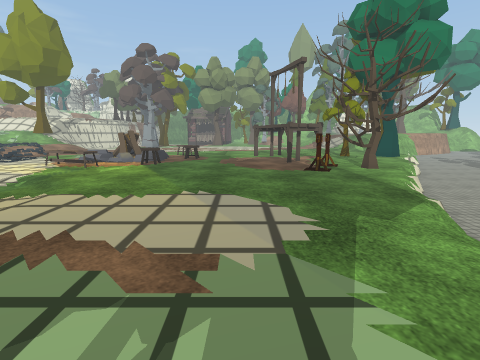
[1] (above)

24 first-person views from a walk through a Unity game level. The camera is 1.4 m above the floor, tilts 10° down and sees 85° across. The floor is counted in squares, 1 m on a side. Each view is taken from the middle of a square. On the plan, view 1 faces up. The plan holds only what a view shows up to about 13 squares ahead; the rest is blank. The place goes on beyond the plan. Some animated figures are left out. Some surface patterns are stand-ins.

[2]
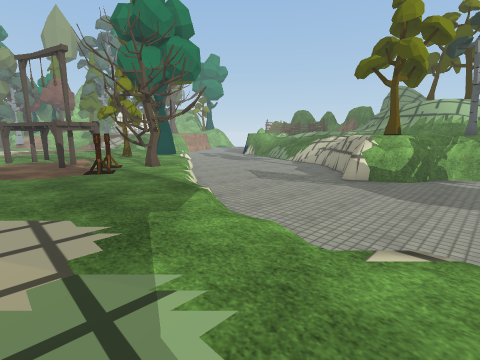

[3]
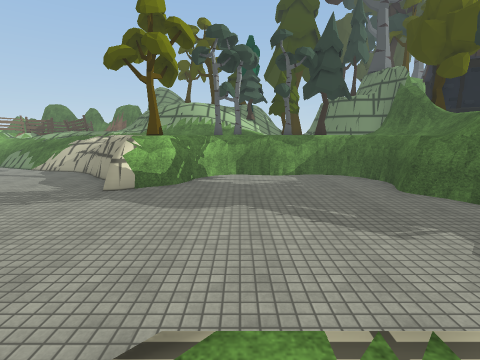

[4]
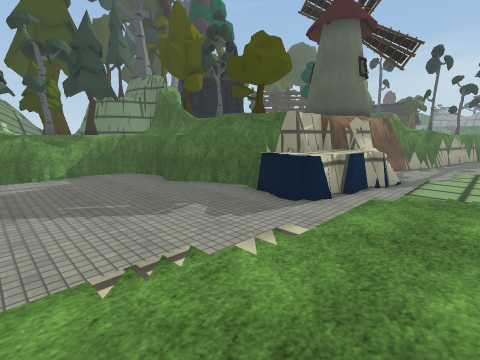

[5]
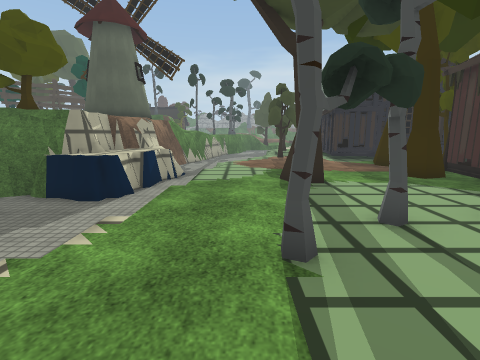

[6]
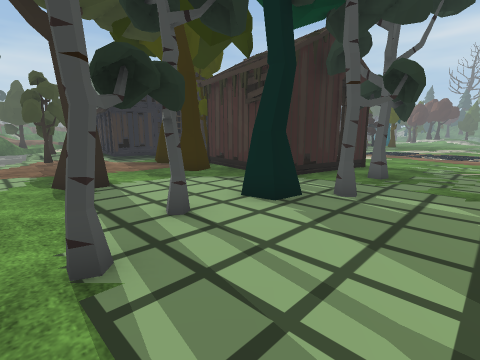

[7]
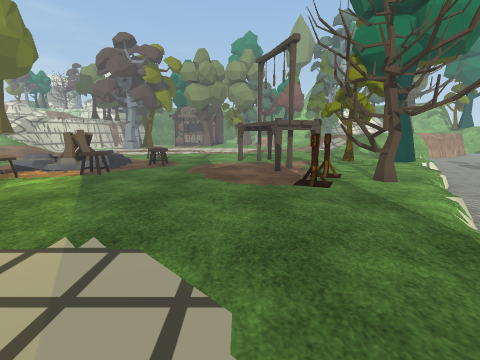

[8]
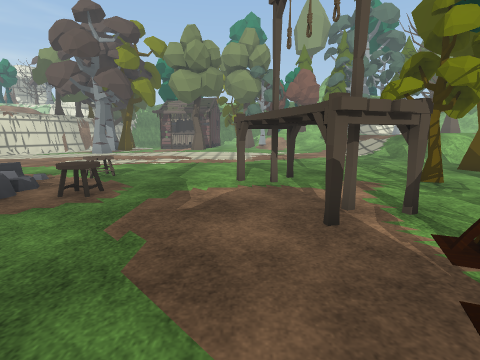

[9]
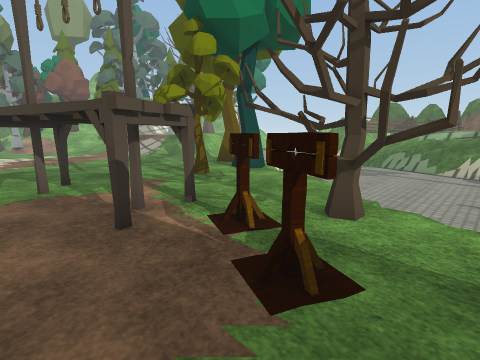

[10]
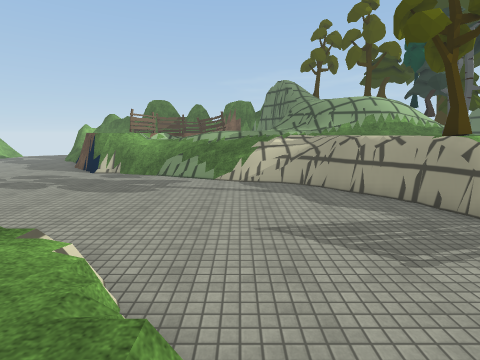

[11]
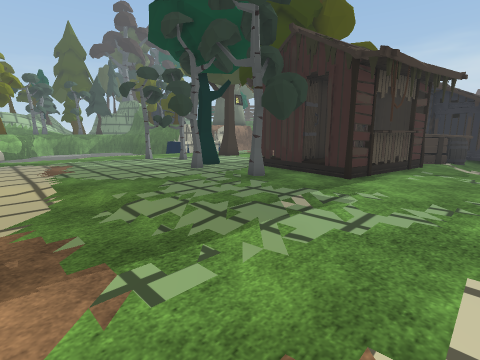

[12]
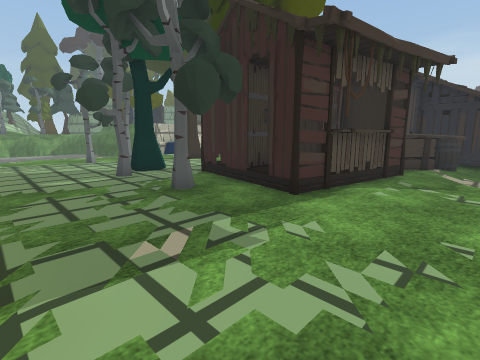

[13]
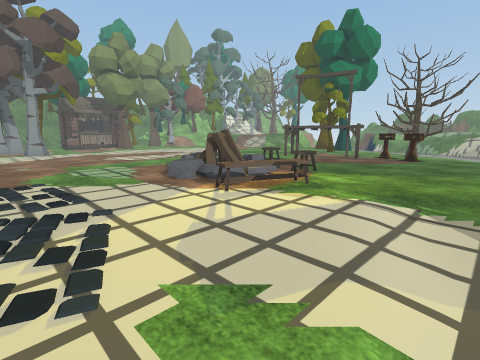

[14]
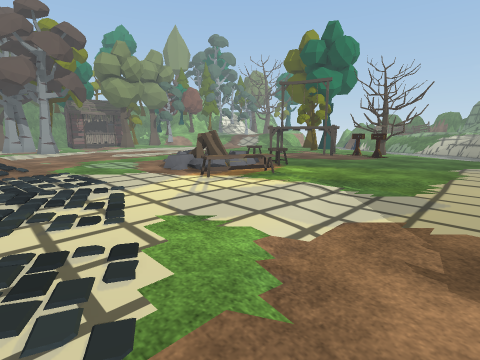

[15]
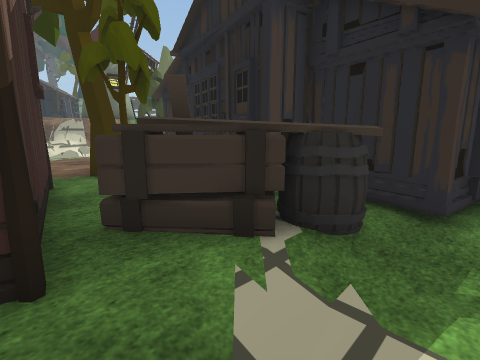

[16]
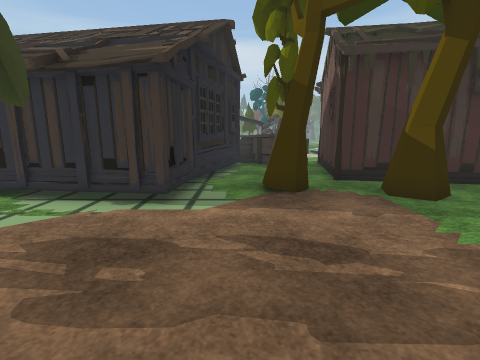

[17]
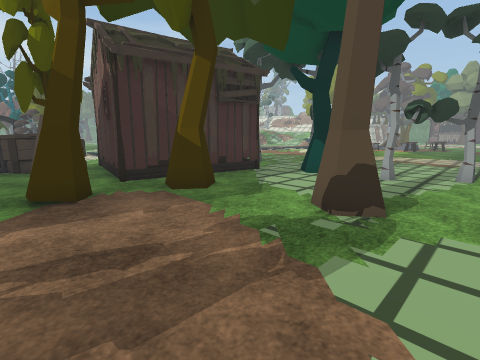

[18]
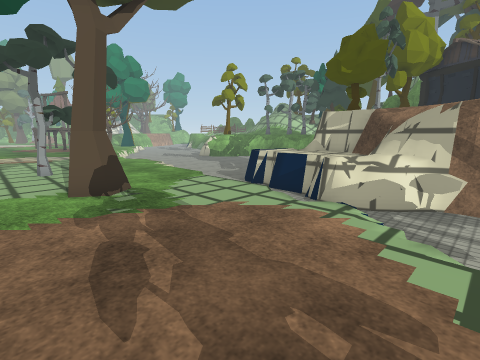

[19]
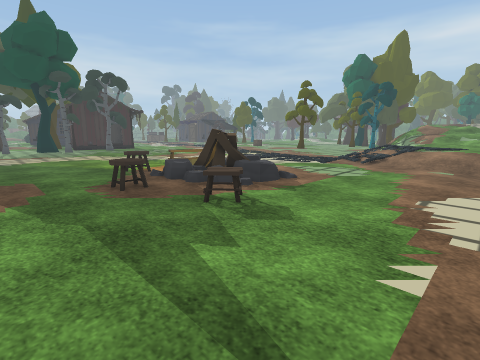

[20]
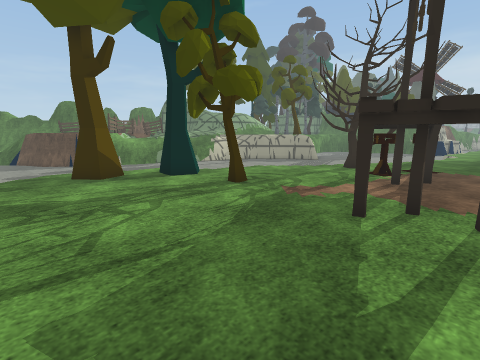

[21]
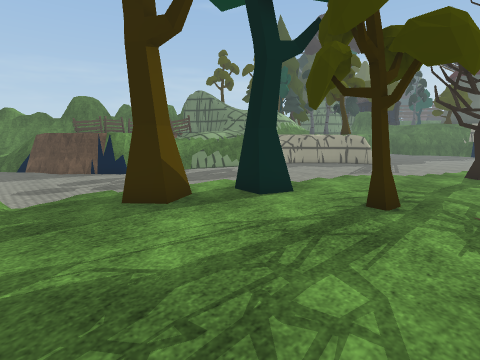

[22]
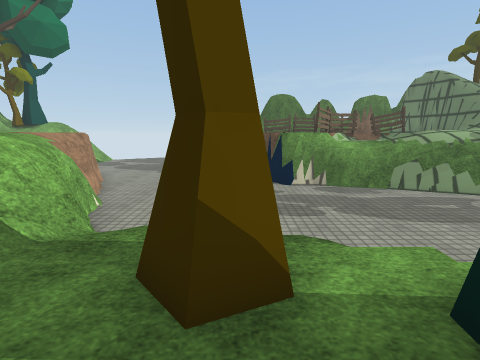

[23]
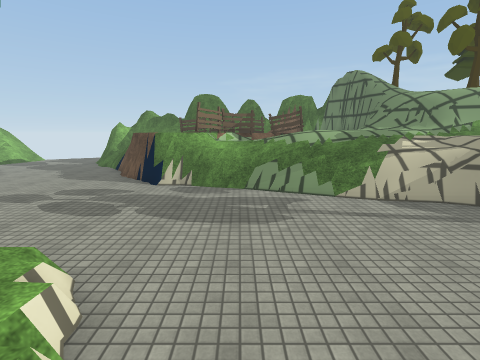

[24]
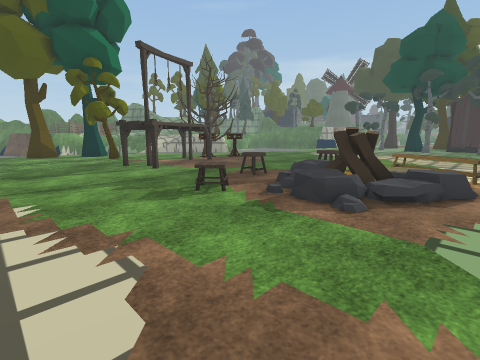

### Floor plan
Key: @ floor where view 1 was taken; # wall or solid block; . main floor; : floor 0.25 m higher than the main floor; - floor 0.25 m lower than the main floor; + floor 0.5 m higher than the main floor; _ floor 0.5 m lower than the main floor; / step, stairs or slope; = window, fence, low wall or low ledge; ^ raised ledge; B bench; T tree; U building; O other object.
Columns run from 14 left of view 1 to 18 right of it. Each row starts with its distance up from view 1.
 22   ........................==_____
 21 +/......................../______
 20 +/.......................T/______
 19 //......................TT ______
 18 //........OO.............._______
 17 /......:+:O....OOO...T.TT/______#
 16 /.....//O:......OO...../T/______#
 15 ......OOO /O....OO...../________#
 14 ....../:OO/.....OOO....._______=^
 13 ......//:........O.....________=^
 12 ......BB..O.......O.T.._______=#^
 11 .......BB.........TT.-________=^^
 10 .................OT.._________^^^
  9 .....................________=^^^
  8 .................../_________=^^
  7 .....----........../________##^^^
  6  .-------..........________#^^^^^
  5 . -------.........._______#^^ ^
  4  .-----..........._______##^  ^^
  3 ..---.............________#^^ ^^
  2 ................./_________#^^^^
  1 ................./__________#^
  0 ..............@...___________^
 -1 .........T......../_________#^^
 -2 ......T.......T.../_________#^
 -3 ....O.....T..T....___________^
 -4 ...O OOOO........-__________#^
 -5 ...O OOOO........-__________#^
 -6 ...O OOO.........-______#####
 -7 ...O OOO.....T...__^^=####
 -8 -..OOOOO.O.......__^^###
 -9 -/.O..OO.........__^^#
-10 --/OO.T.........._=^^#
-11 -OOO....TT......._^^##
-12 -/OUU........... _=^#
-13 UUUU UUU.......#/__##
-14    U   UUUU....____##
-15        UU...TT.  __

Where each view was taken, in squares from view 1:
view 1: 0 up, 0 right, facing up
view 2: 0 up, 0 right, facing up-right
view 3: 0 up, 2 right, facing right
view 4: 0 up, 1 right, facing down-right
view 5: 1 up, 1 right, facing down
view 6: 1 up, 1 right, facing down-left
view 7: 3 up, 1 right, facing up
view 8: 9 up, 1 right, facing up
view 9: 9 up, 1 right, facing up-right
view 10: 10 up, 5 right, facing right
view 11: 5 up, 14 left, facing down-right
view 12: 2 up, 14 left, facing down-right
view 13: 7 up, 13 left, facing up-right
view 14: 5 up, 14 left, facing up-right
view 15: 8 down, 14 left, facing down-right
view 16: 12 down, 1 right, facing left
view 17: 12 down, 1 right, facing up-left
view 18: 14 down, 3 left, facing up-right
view 19: 22 up, 0 right, facing down-left
view 20: 22 up, 1 right, facing down-right
view 21: 22 up, 5 right, facing down-right
view 22: 19 up, 8 right, facing right
view 23: 14 up, 8 right, facing right
view 24: 22 up, 9 left, facing down-right
